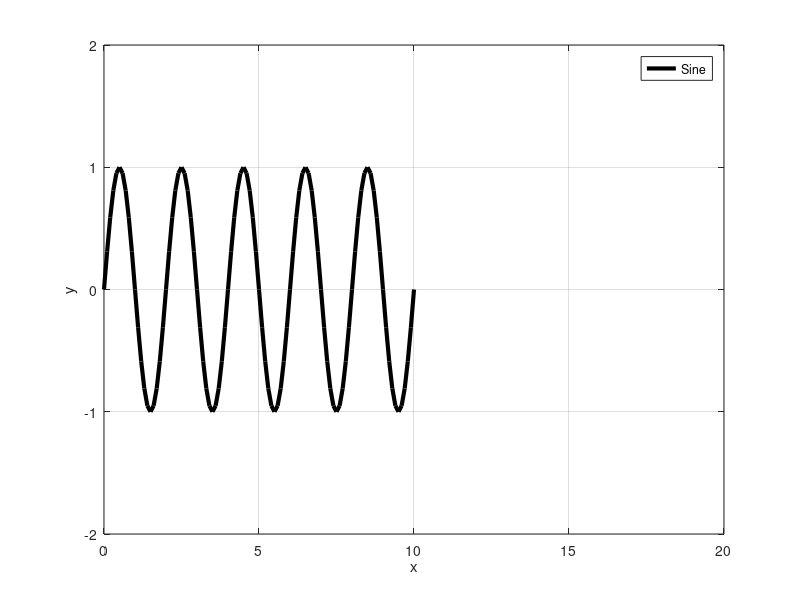
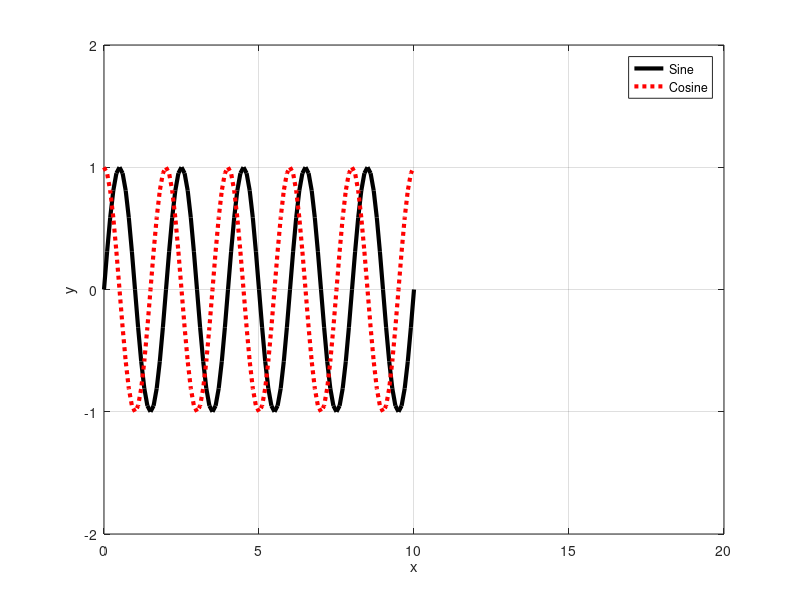
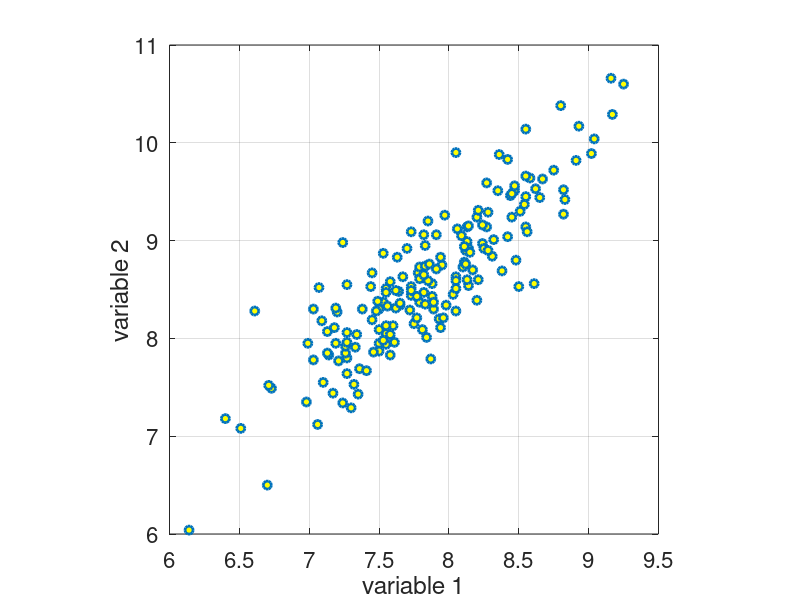
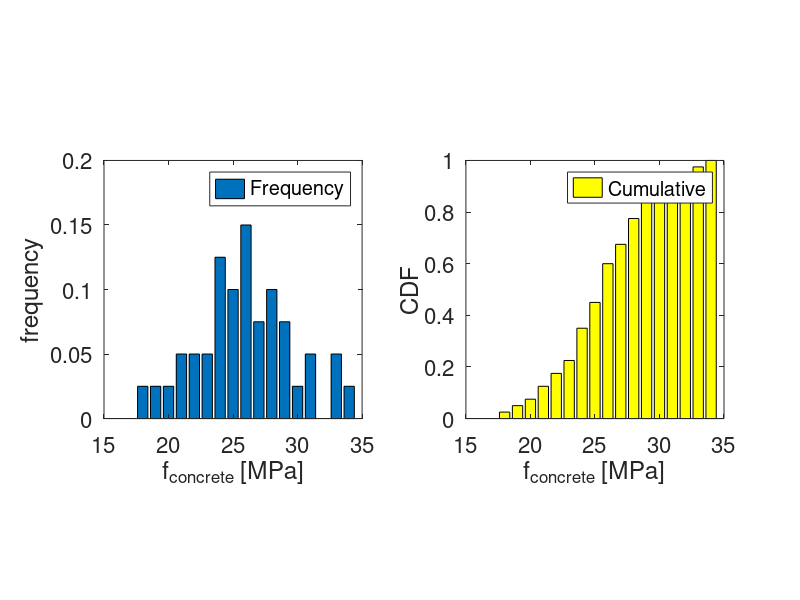

The MATLAB script that drew these images, in order:
%% Initialisation of the workspace
clear % the "clear" command clear the workspace (imporant to clean the memory)
clc   % the "clc" clear the window command from previous command (only visual)


%% Plotting example 1
figure(1)
x = 0:0.1:10;   % This defines a vector from 0 to 10 with internaval 0.1
y = sin(pi.*x); % This is a function of x

plot(x,y,'k','linewidth',3); %it plots y defined on x, color black ('k') and linewidth 3
xlabel('x'); %it defines the label of the x axis
ylabel('y'); %it defines the label of the y axis
legend({'Sine'}); %it defines the item of the legend
grid on; %it applies the grid to the plot
xlim([0 20]); %it defines the x limits
ylim([-2 2]); %it defines the y limits

%% Plotting example 2
figure(2)
x = 0:0.1:10;   % This defines a vector from 0 to 10 with internaval 0.1
y1 = sin(pi.*x); % This is a function of x
y2 = cos(pi.*x); % This is a function of x

plot(x,y1,'k','linewidth',3)
hold on; % this command is ESSENTIAL when you have more the one plot
plot(x,y2,':r','linewidth',3); % ':r' means that the plot will be red and dotted line
xlabel('x')
ylabel('y')
legend({'Sine','Cosine'}); %this is when you have more than one series
grid on
xlim([0 20])
ylim([-2 2])

%% Plotting example 3 - scatter plot
figure; % a new figure is created

data = load('MoEdata.txt');
scatter(data(:,1),data(:,2),'bo','linewidth',2,'markerfacecolor','y');
box on
grid on

xlabel('variable 1');
ylabel('variable 2');
axis square
set(gca,'FontSize',16);

%% Plotting example 4 - bar
figure;
data = load('concretestrength.txt');
mean(data)
median(data)
std(data)
skewness(data)
kurtosis(data)
count = hist(data,18:1:34);

subplot(1,2,1)
bar(18:34,count/40)
xlabel('f_{concrete} [MPa]');
ylabel('frequency');
axis square
set(gca,'FontSize',16);
legend({'Frequency'})

countsum = cumsum(count/40);
subplot(1,2,2)
bar(18:34,countsum,'FaceColor',[1 1 0])
xlabel('f_{concrete} [MPa]');
ylabel('CDF');
axis square
set(gca,'FontSize',16);
legend({'Cumulative'})

%% Plotting example 5 - Empricial Cumulative Distribution Function ecdf
figure;
data = load('concretestrength.txt');
[frequency,values]=ecdf(data);
stairs(values,frequency,'linewidth',2)
xlabel('f_{concrete} [MPa]');
ylabel('ECDF');
axis square
set(gca,'FontSize',16);
legend({'Empirical CDF'},'location','northwest')
grid on